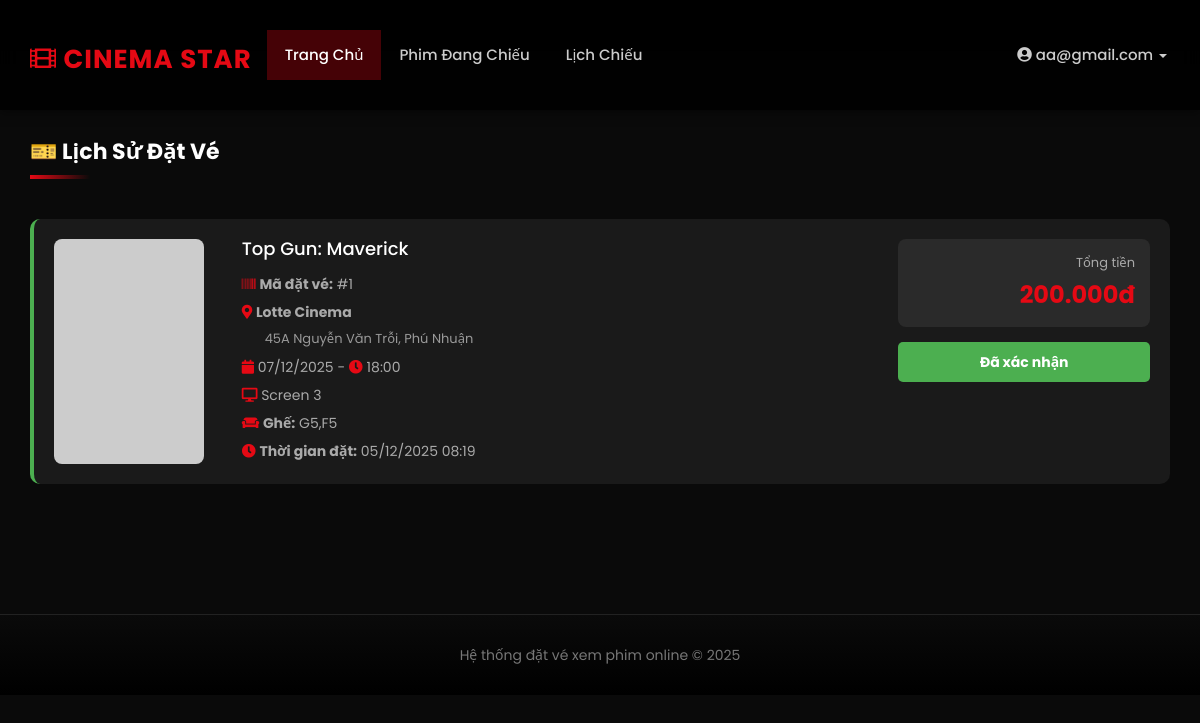
The page /booking_history.php (signed in) on the database its author committed.
### tables this page shows
CREATE TABLE IF NOT EXISTS `tbl_bookings` (
  `booking_id` int(11) NOT NULL AUTO_INCREMENT,
  `user_id` int(11) NOT NULL,
  `screening_id` int(11) NOT NULL,
  `seats` varchar(255) DEFAULT NULL,
  `total_amount` decimal(10,2) DEFAULT NULL,
  `booking_date` timestamp NOT NULL DEFAULT current_timestamp(),
  `status` enum('pending','confirmed','cancelled') DEFAULT 'confirmed',
  PRIMARY KEY (`booking_id`),
  KEY `user_id` (`user_id`),
  KEY `screening_id` (`screening_id`),
  KEY `idx_screening_status` (`screening_id`, `status`)
);

CREATE TABLE IF NOT EXISTS `tbl_movie` (
  `movie_id` int(11) NOT NULL AUTO_INCREMENT,
  `movie_name` varchar(200) NOT NULL,
  `director` varchar(100) DEFAULT NULL,
  `cast` text DEFAULT NULL,
  `description` text DEFAULT NULL,
  `image` varchar(500) DEFAULT NULL,
  `video_url` varchar(500) DEFAULT NULL,
  `duration` int(11) DEFAULT NULL COMMENT 'Thời lượng phim (phút)',
  `genre` varchar(100) DEFAULT NULL,
  `release_date` date DEFAULT NULL,
  `rating` decimal(3,1) DEFAULT 0.0,
  `status` enum('coming_soon','now_showing','ended') DEFAULT 'now_showing',
  `created_at` timestamp NOT NULL DEFAULT current_timestamp(),
  PRIMARY KEY (`movie_id`)
);

CREATE TABLE IF NOT EXISTS `tbl_theatre` (
  `id` int(11) NOT NULL AUTO_INCREMENT,
  `name` varchar(100) NOT NULL,
  `address` varchar(255) DEFAULT NULL,
  `city` varchar(50) DEFAULT NULL,
  `phone` varchar(20) DEFAULT NULL,
  `total_screens` int(11) DEFAULT 1,
  PRIMARY KEY (`id`)
);

CREATE TABLE IF NOT EXISTS `tbl_screenings` (
  `screening_id` int(11) NOT NULL AUTO_INCREMENT,
  `movie_id` int(11) NOT NULL,
  `theatre_id` int(11) NOT NULL,
  `screen_name` varchar(50) DEFAULT NULL,
  `show_date` date NOT NULL,
  `show_time` time NOT NULL,
  `price` decimal(10,2) DEFAULT 0.00,
  `available_seats` int(11) DEFAULT 100,
  PRIMARY KEY (`screening_id`),
  KEY `movie_id` (`movie_id`),
  KEY `theatre_id` (`theatre_id`)
);

### booking_history.php (the view, shortened to what this page needs)
<?php
include('header.php');
$user_id = $_SESSION['user'];
?>
<div class="container" style="margin-top: 30px; margin-bottom: 50px;">
    <h2 class="section-title">🎫 Lịch Sử Đặt Vé</h2>
    <div class="row">
        <div class="col-md-12">
            <?php
            $qry = mysqli_query($con, "
                SELECT b.*, m.movie_name, m.image, s.show_date, s.show_time, s.screen_name,
                       t.name as theatre_name, t.address
                FROM tbl_bookings b
                JOIN tbl_screenings s ON b.screening_id = s.screening_id
                JOIN tbl_movie m ON s.movie_id = m.movie_id
                JOIN tbl_theatre t ON s.theatre_id = t.id
                WHERE b.user_id = '$user_id'
                ORDER BY b.booking_date DESC
            ");
            if(mysqli_num_rows($qry) > 0) {
                while($booking = mysqli_fetch_array($qry)) {
                    $status_color = $booking['status'] == 'confirmed' ? '#4CAF50' : ($booking['status'] == 'cancelled' ? '#f44336' : '#ff9800');
                    $status_text = $booking['status'] == 'confirmed' ? 'Đã xác nhận' : ($booking['status'] == 'cancelled' ? 'Đã hủy' : 'Chờ xác nhận');
            ?>
                <div style="background: #1a1a1a; padding: 20px; border-radius: 10px; margin-bottom: 20px; border-left: 4px solid <?php echo $status_color;?>;">
                    <div class="row">
                        <div class="col-md-2">
                            <img src="<?php echo $booking['image'];?>" class="img-responsive" style="border-radius: 8px;" onerror="this.src='https://via.placeholder.com/150x225?text=No+Image';">
                        </div>
                        <div class="col-md-7">
                            <h4 style="color: #fff; margin-top: 0; margin-bottom: 15px;">
                                <?php echo htmlspecialchars($booking['movie_name']);?>
                            </h4>
                            <p style="color: #aaa; margin-bottom: 8px;">
                                <i class="fas fa-barcode" style="color: #e50914;"></i>
                                <strong>Mã đặt vé:</strong> #<?php echo $booking['booking_id'];?>
                            </p>
                            <p style="color: #aaa; margin-bottom: 8px;">
                                <i class="fas fa-map-marker-alt" style="color: #e50914;"></i>
                                <strong><?php echo htmlspecialchars($booking['theatre_name']);?></strong>
                            </p>
                            <p style="color: #999; font-size: 13px; margin-bottom: 8px; margin-left: 23px;">
                                <?php echo htmlspecialchars($booking['address']);?>
                            </p>
                            <p style="color: #aaa; margin-bottom: 8px;">
                                <i class="fas fa-calendar" style="color: #e50914;"></i>
                                <?php echo date('d/m/Y', strtotime($booking['show_date']));?> -
                                <i class="fas fa-clock" style="color: #e50914;"></i>
                                <?php echo date('H:i', strtotime($booking['show_time']));?>
                            </p>
                            <p style="color: #aaa; margin-bottom: 8px;">
                                <i class="fas fa-desktop" style="color: #e50914;"></i>
                                <?php echo htmlspecialchars($booking['screen_name']);?>
                            </p>
                            <p style="color: #aaa; margin-bottom: 8px;">
                                <i class="fas fa-couch" style="color: #e50914;"></i>
                                <strong>Ghế:</strong> <?php echo htmlspecialchars($booking['seats']);?>
                            </p>
                            <p style="color: #aaa; margin-bottom: 0;">
                                <i class="fas fa-clock" style="color: #e50914;"></i>
                                <strong>Thời gian đặt:</strong> <?php echo date('d/m/Y H:i', strtotime($booking['booking_date']));?>
                            </p>
                        </div>
                        <div class="col-md-3 text-right">
                            <div style="background: #2a2a2a; padding: 15px; border-radius: 8px; margin-bottom: 15px;">
                                <p style="color: #aaa; margin-bottom: 5px; font-size: 13px;">Tổng tiền</p>
                                <p style="color: #e50914; font-size: 24px; font-weight: bold; margin: 0;">
                                    <?php echo number_format($booking['total_amount'], 0, ',', '.');?>đ
                                </p>
                            </div>
                            <div style="background: <?php echo $status_color;?>; padding: 10px; border-radius: 5px; margin-bottom: 15px;">
                                <p style="color: #fff; margin: 0; font-weight: bold; text-align: center;">
                                    <?php echo $status_text;?>
                                </p>
                            </div>
                        </div>
                    </div>
                </div>
            <?php
                }
            } ?>
        </div>
    </div>
</div>
<?php include('footer.php'); ?>

### css/style.css (style rules this page uses)
* { margin: 0; padding: 0; box-sizing: border-box; }
body { font-family: 'Poppins', 'Segoe UI', sans-serif; background-color: #0a0a0a !important; color: #e0e0e0; overflow-x: hidden; }
.section-title { color: #fff; font-size: 2.2rem; font-weight: 700; margin-bottom: 40px; position: relative; display: inline-block; padding-bottom: 15px; }
.section-title::after { content: ''; position: absolute; bottom: 0; left: 0; width: 60px; height: 4px; background: linear-gradient(90deg, #e50914, transparent); }
.container { padding-top: 30px; padding-bottom: 30px; }

### rows shown on the page
tbl_bookings: tbl_movie.movie_name "Top Gun: Maverick", booking_id "1", tbl_theatre.name "Lotte Cinema", tbl_theatre.address "45A Nguyễn Văn Trỗi, Phú Nhuận", screening.show_date "07/12/2025", screening.show_time "18:00", screening.screen_name "Screen 3", seats "G5,F5", booking_date "05/12/2025 08:19", total_amount "200.000", status "Đã xác nhận"

### other values the page prints
$_SESSION['user_name'] "aa@gmail.com"
